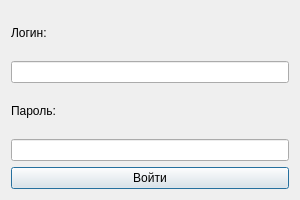
<?xml version="1.0" encoding="UTF-8"?>
<ui version="4.0">
 <class>LoginPage</class>
 <widget class="QDialog" name="LoginPage">
  <property name="geometry">
   <rect>
    <x>0</x>
    <y>0</y>
    <width>300</width>
    <height>200</height>
   </rect>
  </property>
  <property name="windowTitle">
   <string>Вход в систему</string>
  </property>
  <layout class="QVBoxLayout" name="verticalLayout">
   <item>
    <widget class="QLabel" name="lb_username">
     <property name="text">
      <string>Логин:</string>
     </property>
    </widget>
   </item>
   <item>
    <widget class="QLineEdit" name="le_username"/>
   </item>
   <item>
    <widget class="QLabel" name="lb_password">
     <property name="text">
      <string>Пароль:</string>
     </property>
    </widget>
   </item>
   <item>
    <widget class="QLineEdit" name="le_password">
     <property name="echoMode">
      <enum>QLineEdit::Password</enum>
     </property>
    </widget>
   </item>
   <item>
    <widget class="QPushButton" name="btn_enter">
     <property name="text">
      <string>Войти</string>
     </property>
    </widget>
   </item>
  </layout>
 </widget>
 <resources/>
 <connections/>
</ui>
